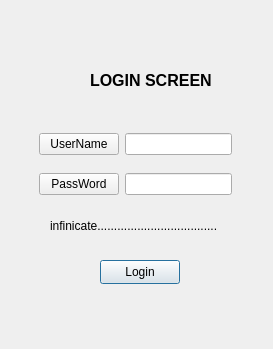
<?xml version="1.0" encoding="UTF-8"?>
<ui version="4.0">
 <class>LoginSreen</class>
 <widget class="QDialog" name="LoginSreen">
  <property name="geometry">
   <rect>
    <x>0</x>
    <y>0</y>
    <width>273</width>
    <height>349</height>
   </rect>
  </property>
  <property name="windowTitle">
   <string>Login</string>
  </property>
  <widget class="QLabel" name="infinicateLabel">
   <property name="geometry">
    <rect>
     <x>50</x>
     <y>210</y>
     <width>171</width>
     <height>31</height>
    </rect>
   </property>
   <property name="text">
    <string>infinicate....................................</string>
   </property>
  </widget>
  <widget class="QLabel" name="label">
   <property name="geometry">
    <rect>
     <x>90</x>
     <y>60</y>
     <width>121</width>
     <height>41</height>
    </rect>
   </property>
   <property name="font">
    <font>
     <pointsize>12</pointsize>
     <bold>true</bold>
    </font>
   </property>
   <property name="autoFillBackground">
    <bool>false</bool>
   </property>
   <property name="text">
    <string>LOGIN SCREEN</string>
   </property>
  </widget>
  <widget class="QPushButton" name="LoginButton">
   <property name="geometry">
    <rect>
     <x>100</x>
     <y>260</y>
     <width>80</width>
     <height>24</height>
    </rect>
   </property>
   <property name="text">
    <string>Login</string>
   </property>
  </widget>
  <widget class="QWidget" name="">
   <property name="geometry">
    <rect>
     <x>0</x>
     <y>130</y>
     <width>271</width>
     <height>28</height>
    </rect>
   </property>
   <layout class="QHBoxLayout" name="horizontalLayout_3">
    <item>
     <spacer name="horizontalSpacer">
      <property name="orientation">
       <enum>Qt::Horizontal</enum>
      </property>
      <property name="sizeHint" stdset="0">
       <size>
        <width>40</width>
        <height>20</height>
       </size>
      </property>
     </spacer>
    </item>
    <item>
     <layout class="QHBoxLayout" name="horizontalLayout">
      <item>
       <widget class="QPushButton" name="UserNameButton">
        <property name="text">
         <string>UserName</string>
        </property>
       </widget>
      </item>
      <item>
       <widget class="QLineEdit" name="userNameInputLineEdit"/>
      </item>
     </layout>
    </item>
    <item>
     <spacer name="horizontalSpacer_2">
      <property name="orientation">
       <enum>Qt::Horizontal</enum>
      </property>
      <property name="sizeHint" stdset="0">
       <size>
        <width>40</width>
        <height>20</height>
       </size>
      </property>
     </spacer>
    </item>
   </layout>
  </widget>
  <widget class="QWidget" name="">
   <property name="geometry">
    <rect>
     <x>0</x>
     <y>170</y>
     <width>271</width>
     <height>28</height>
    </rect>
   </property>
   <layout class="QHBoxLayout" name="horizontalLayout_4">
    <item>
     <spacer name="horizontalSpacer_3">
      <property name="orientation">
       <enum>Qt::Horizontal</enum>
      </property>
      <property name="sizeHint" stdset="0">
       <size>
        <width>40</width>
        <height>20</height>
       </size>
      </property>
     </spacer>
    </item>
    <item>
     <layout class="QHBoxLayout" name="horizontalLayout_2">
      <item>
       <widget class="QPushButton" name="PasswordButton">
        <property name="text">
         <string>PassWord</string>
        </property>
       </widget>
      </item>
      <item>
       <widget class="QLineEdit" name="PasswordInputLineEdit"/>
      </item>
     </layout>
    </item>
    <item>
     <spacer name="horizontalSpacer_4">
      <property name="orientation">
       <enum>Qt::Horizontal</enum>
      </property>
      <property name="sizeHint" stdset="0">
       <size>
        <width>40</width>
        <height>20</height>
       </size>
      </property>
     </spacer>
    </item>
   </layout>
  </widget>
 </widget>
 <resources/>
 <connections/>
</ui>
